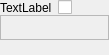
<?xml version="1.0" encoding="UTF-8"?>
<ui version="4.0">
 <class>BooleanParameter_UI</class>
 <widget class="QWidget" name="BooleanParameter_UI">
  <property name="geometry">
   <rect>
    <x>0</x>
    <y>0</y>
    <width>109</width>
    <height>55</height>
   </rect>
  </property>
  <layout class="QGridLayout" name="gridLayout">
   <property name="verticalSpacing">
    <number>0</number>
   </property>
   <property name="margin">
    <number>0</number>
   </property>
   <item row="0" column="1">
    <widget class="QCheckBox" name="checkSetting">
     <property name="text">
      <string/>
     </property>
    </widget>
   </item>
   <item row="0" column="0">
    <widget class="QLabel" name="labelName">
     <property name="text">
      <string>TextLabel</string>
     </property>
    </widget>
   </item>
   <item row="1" column="0" colspan="2">
    <widget class="QWidget" name="widgetComment" native="true">
     <layout class="QGridLayout" name="gridLayout_2">
      <property name="leftMargin">
       <number>0</number>
      </property>
      <property name="topMargin">
       <number>0</number>
      </property>
      <property name="rightMargin">
       <number>0</number>
      </property>
      <property name="bottomMargin">
       <number>15</number>
      </property>
      <item row="0" column="0">
       <widget class="QLabel" name="labelComment">
        <property name="frameShape">
         <enum>QFrame::StyledPanel</enum>
        </property>
        <property name="frameShadow">
         <enum>QFrame::Raised</enum>
        </property>
        <property name="textFormat">
         <enum>Qt::RichText</enum>
        </property>
        <property name="alignment">
         <set>Qt::AlignLeading|Qt::AlignLeft|Qt::AlignTop</set>
        </property>
        <property name="wordWrap">
         <bool>true</bool>
        </property>
       </widget>
      </item>
     </layout>
    </widget>
   </item>
  </layout>
 </widget>
 <resources/>
 <connections/>
</ui>
